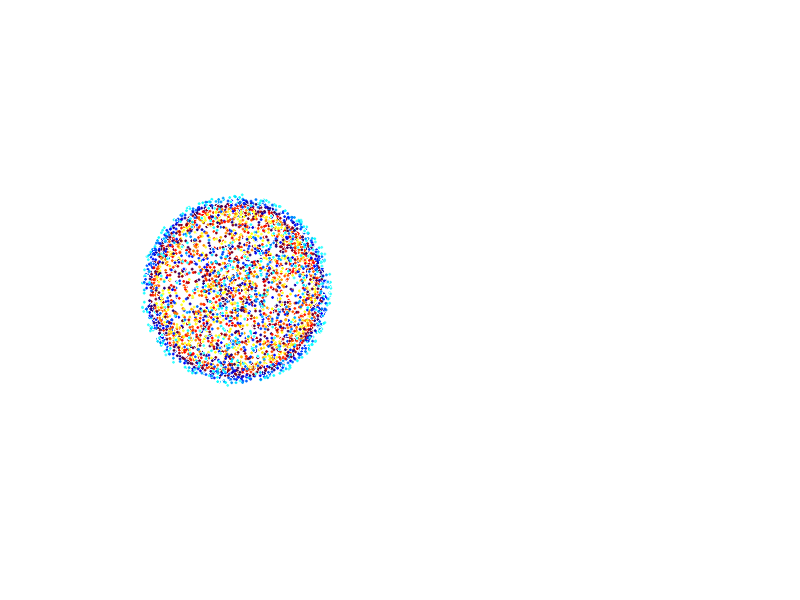

Source code (MATLAB): (Note: this script raises an error after producing the figure.)
% test smooth_point_set

clc;

addpath(genpath('../src'));
addpath('../data');


load('unit_sphere_4096_noisy_pts.mat');

marker = '+';
linewidth = 2;
    
h = figure;
subplot(121);
set(h,'Position',get(0,'ScreenSize'));
set(gcf,'Color',[0 0 0]);

scatter3(P(:,1),P(:,2),P(:,3),ones(size(P,1),1),C,marker,'LineWidth',linewidth);
xlabel('X'), ylabel('Y'), zlabel('Z');
axis equal;
set(gca, 'Color', [0 0 0], 'XColor', [1 1 1], 'YColor', [1 1 1], 'ZColor', [1 1 1],'FontSize',16);
view(3);
title('Noisy point set','Color',[1 1 1],'FontSize',16);

k = 51;
nb_it = 2;
P = smooth_point_set(P,k,nb_it);

subplot(122);
scatter3(P(:,1),P(:,2),P(:,3),ones(size(P,1),1),C,marker,'LineWidth',linewidth);
xlabel('X'), ylabel('Y'), zlabel('Z');
axis equal;
set(gca, 'Color', [0 0 0], 'XColor', [1 1 1], 'YColor', [1 1 1], 'ZColor', [1 1 1],'FontSize',16);
view(3);
title('Smoothed point set','Color',[1 1 1],'FontSize',16);